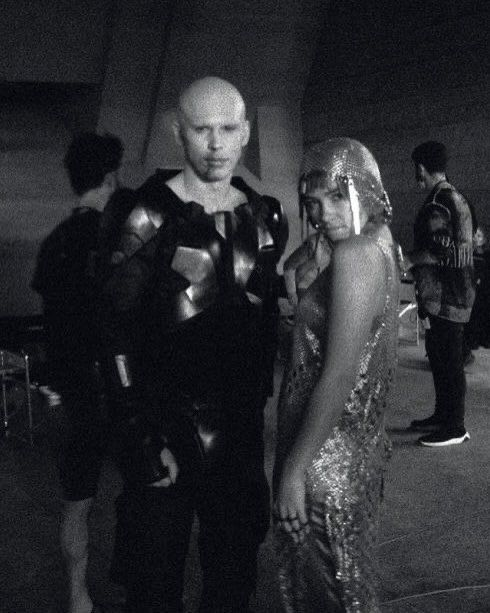
#> input picture a6/feyd_irulan.png, 490 x 613 px
$ python a6_histogram_equalization.py
#> lines starting #> are read from the running program, lines starting #| are printed output that depends on the picture
"""
Experiment No. 6: Histogram Equalization
Digital Image Processing Lab

This script implements histogram equalization manually to enhance image contrast.
Steps:
1. Compute histogram manually
2. Compute CDF (cumulative distribution function)
3. Normalize CDF and map pixel values
"""

import numpy as np
import cv2
import matplotlib.pyplot as plt


def compute_histogram(image):
    """Compute histogram of a grayscale image manually."""
    hist = np.zeros(256, dtype=np.int64)
    rows, cols = image.shape
    for i in range(rows):
        for j in range(cols):
            hist[image[i, j]] += 1
    return hist


def histogram_equalization(image):
    """Apply manual histogram equalization to a grayscale image."""
    rows, cols = image.shape
#> rows = 613; cols = 490
    total_pixels = rows * cols
#> total_pixels = 300370

    hist = compute_histogram(image)
#> hist = 256 values, max 10044 at index 12, min 8 at index 234, mean 1173.3

    cdf = np.zeros(256, dtype=np.int64)
    cdf[0] = hist[0]
    for i in range(1, 256):
        cdf[i] = cdf[i - 1] + hist[i]
#> after the loop, cdf = 256 values from 123 to 300370

    cdf_min = np.min(cdf[cdf > 0])
#> cdf_min = 123

    output = np.zeros_like(image)
    for i in range(rows):
        for j in range(cols):
            r = image[i, j]
            s = round(((cdf[r] - cdf_min) / (total_pixels - cdf_min)) * 255)
            output[i, j] = int(s)
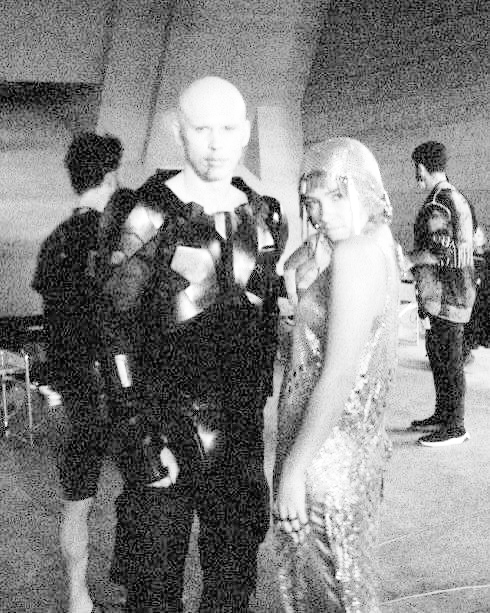
#> output: shape (613, 490); min 0, max 255, mean 129.4

    return output


def display_results(original, equalized):
    """Display original and equalized images with histograms."""
    plt.figure(figsize=(14, 8))

    plt.subplot(2, 3, 1)
    plt.imshow(original, cmap="gray")
    plt.title("Original Image")
    plt.axis("off")

    plt.subplot(2, 3, 2)
    plt.bar(range(256), compute_histogram(original), color="gray", width=1)
    plt.title("Original Histogram")
    plt.xlabel("Pixel Value")
    plt.ylabel("Frequency")

    plt.subplot(2, 3, 3)
    cdf_original = np.cumsum(compute_histogram(original))
#> cdf_original = 256 values from 123 to 300370
    plt.plot(range(256), cdf_original, color="blue")
    plt.title("Original CDF")
    plt.xlabel("Pixel Value")
    plt.ylabel("Cumulative Frequency")

    plt.subplot(2, 3, 4)
    plt.imshow(equalized, cmap="gray")
    plt.title("Equalized Image")
    plt.axis("off")

    plt.subplot(2, 3, 5)
    plt.bar(range(256), compute_histogram(equalized), color="gray", width=1)
    plt.title("Equalized Histogram")
    plt.xlabel("Pixel Value")
    plt.ylabel("Frequency")

    plt.subplot(2, 3, 6)
    cdf_equalized = np.cumsum(compute_histogram(equalized))
#> cdf_equalized = 256 values from 450 to 300370
    plt.plot(range(256), cdf_equalized, color="blue")
    plt.title("Equalized CDF")
    plt.xlabel("Pixel Value")
    plt.ylabel("Cumulative Frequency")

    plt.tight_layout()
    plt.savefig("histogram_equalization.png", dpi=150, bbox_inches="tight")
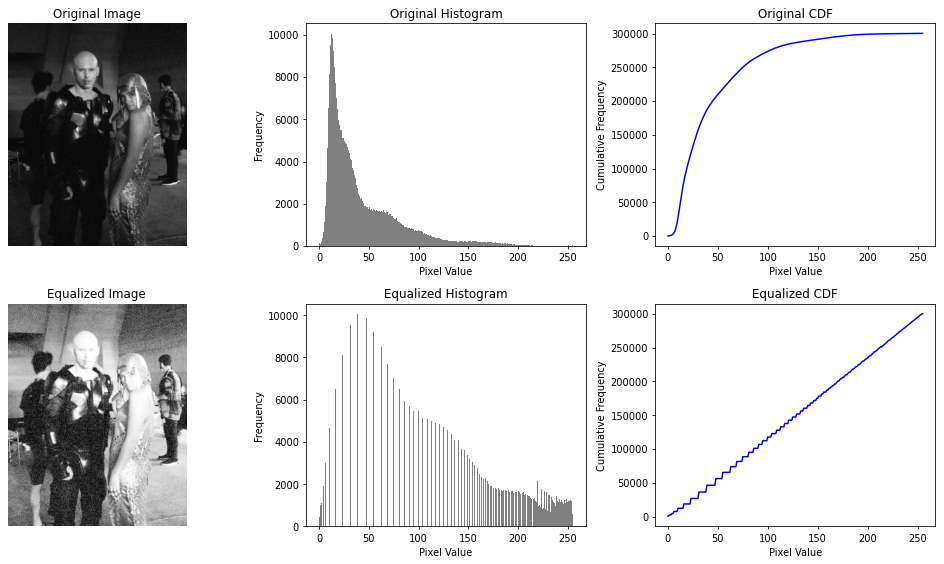
#> figure drawn by matplotlib, 6 panels; panel 2: tallest bar 10044 high, from x = 11.5 to 12.5; panel 3: curve peaks at x = 255, y = 300370; panel 5: tallest bar 10044 high, from x = 38.5 to 39.5; panel 6: curve peaks at x = 255, y = 300370
    plt.show()
    print("Saved histogram_equalization.png")


def main():
    print("=" * 60)
    print("Experiment No. 6: Histogram Equalization")
    print("=" * 60)

    image_path = "feyd_irulan.png"
    image = cv2.imread(image_path, cv2.IMREAD_GRAYSCALE)

    if image is None:
        print(f"Error: Could not load image from {image_path}")
        print("Creating synthetic test image...")
        image = np.zeros((256, 256), dtype=np.uint8)
        for i in range(256):
            image[:, i] = i
        cv2.imwrite("synthetic_gradient.png", image)
        print("Created synthetic_gradient.png")
    else:
        print(f"Loaded image: {image_path}")

    print("Applying histogram equalization...")
    equalized = histogram_equalization(image)

    display_results(image, equalized)

    cv2.imwrite("equalized_output.png", equalized)
    print("Saved equalized_output.png")

    print("=" * 60)
    print("Experiment Complete!")
    print("=" * 60)


if __name__ == "__main__":
    main()
